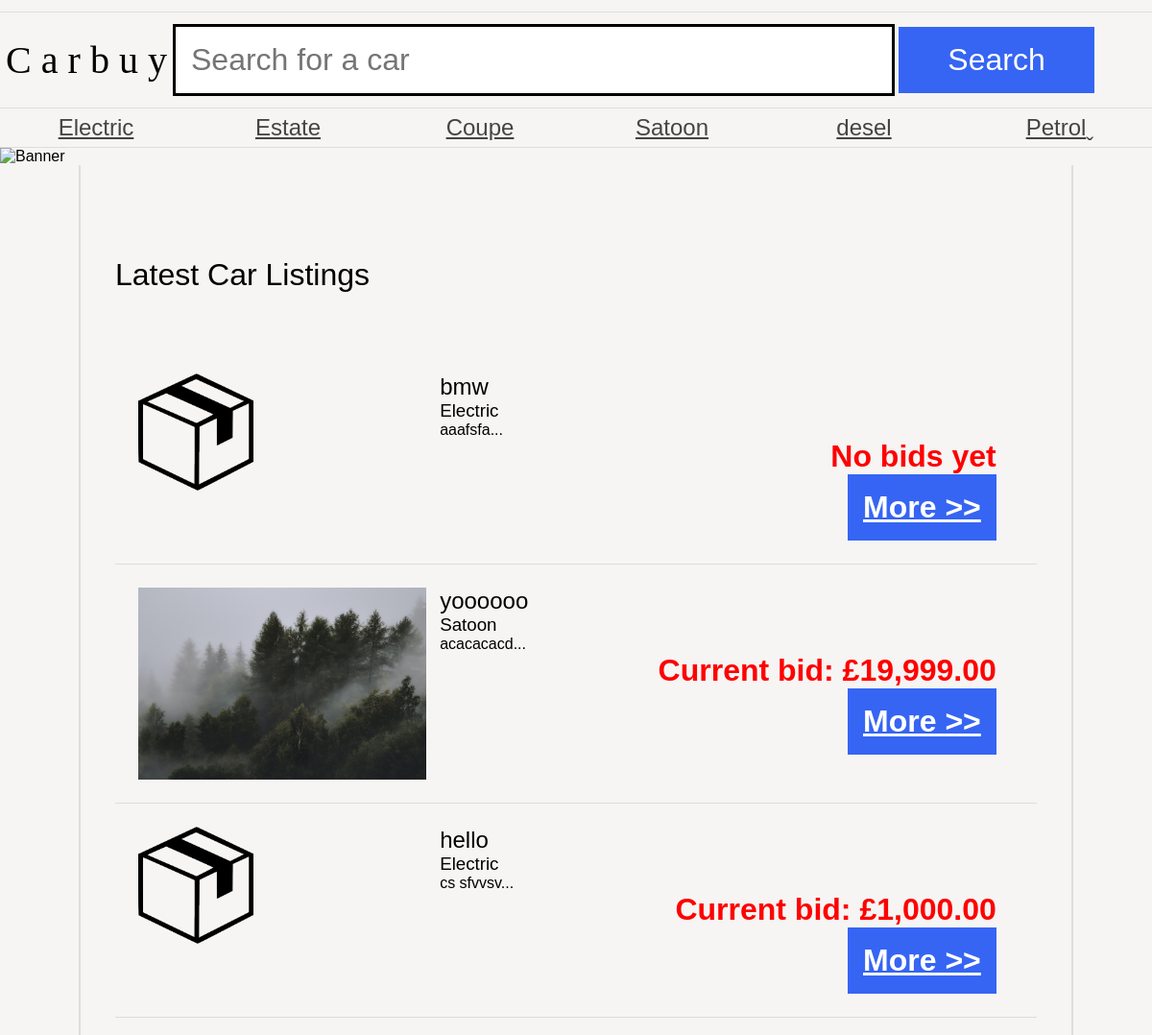
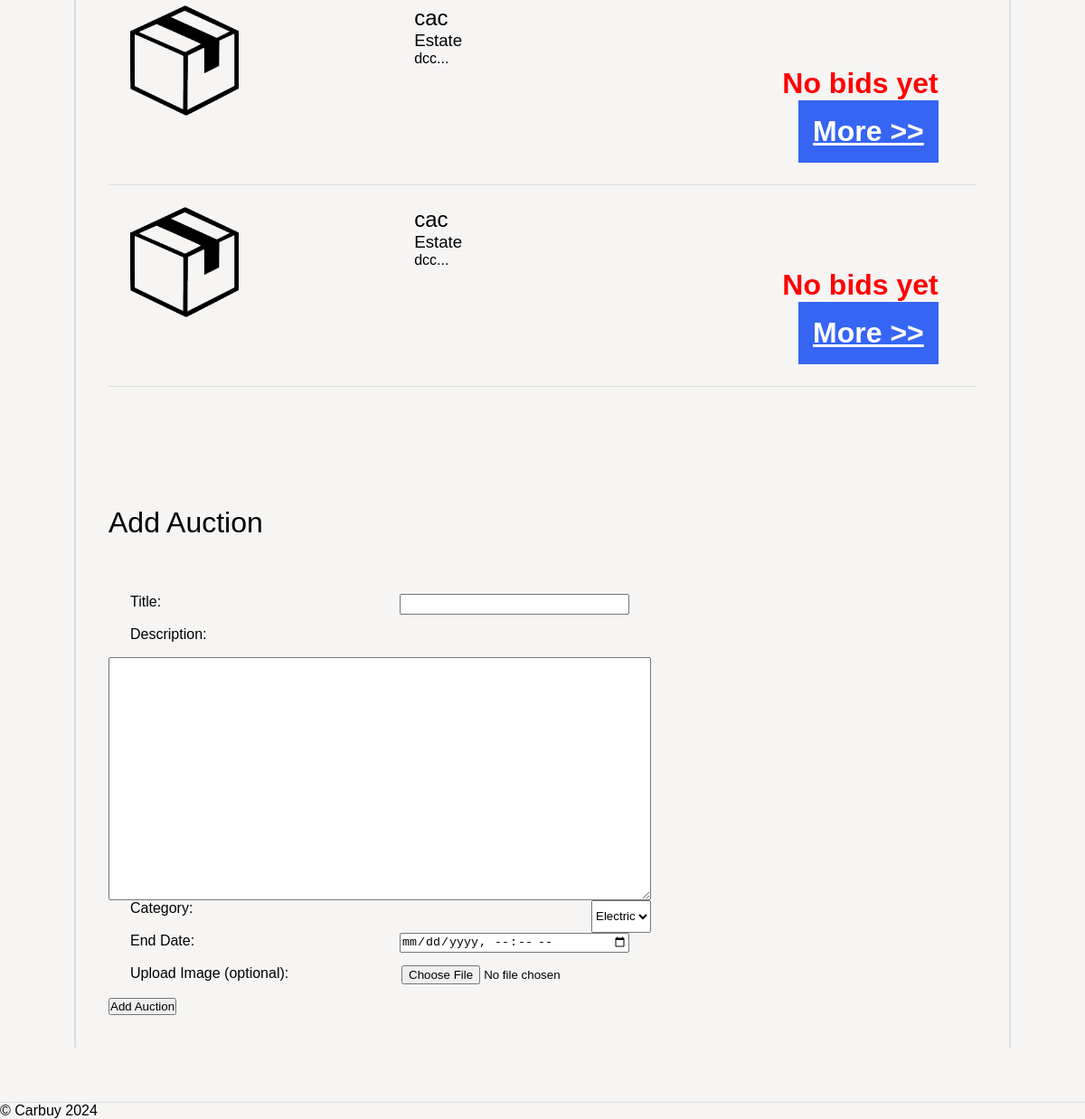
The app's page /as1/public/index.php with its own data (2 pictures, top to bottom).
### tables this page shows
CREATE TABLE `category` (
  `id` int NOT NULL AUTO_INCREMENT,
  `name` varchar(255) NOT NULL,
  PRIMARY KEY (`id`)
);

CREATE TABLE `auction` (
  `id` int NOT NULL AUTO_INCREMENT,
  `title` varchar(255) NOT NULL,
  `description` text NOT NULL,
  `categoryId` int NOT NULL,
  `userId` int NOT NULL,
  `endDate` datetime NOT NULL,
  `imagePath` varchar(255) NOT NULL,
  PRIMARY KEY (`id`),
  KEY `categoryId` (`categoryId`),
  KEY `userId` (`userId`),
  CONSTRAINT `auction_ibfk_1` FOREIGN KEY (`categoryId`) REFERENCES `category` (`id`),
  CONSTRAINT `auction_ibfk_2` FOREIGN KEY (`userId`) REFERENCES `user` (`id`)
);

### as1/public/index.php (the view, shortened to what this page needs)
<?php
require 'db.php';
$search = isset($_GET['search']) ? trim($_GET['search']) : '';
if ($search !== '') {
    $stmt = $pdo->prepare("
        SELECT auction.*, category.name AS categoryName
        FROM auction
        JOIN category ON auction.categoryId = category.id
        WHERE auction.title LIKE :search OR auction.description LIKE :search
        ORDER BY endDate ASC
    ");
    $stmt->execute(['search' => '%' . $search . '%']);
} else {
    $stmt = $pdo->query("
        SELECT auction.*, category.name AS categoryName
        FROM auction
        JOIN category ON auction.categoryId = category.id
        ORDER BY endDate ASC
        LIMIT 10
    ");
}
$auctions = $stmt->fetchAll();
$catStmt = $pdo->query("SELECT * FROM category");
$categories = $catStmt->fetchAll();
?>
<!DOCTYPE html>
<html>
<head>
    <link rel="stylesheet" href="carbuy.css" />
</head>
<body>
<?php require 'header.php'; ?>
<nav>
    <ul>
        <?php foreach ($categories as $cat): ?>
            <li><a class="categoryLink" href="category.php?id=<?= $cat['id'] ?>">
                <?= htmlspecialchars($cat['name']) ?>
            </a></li>
        <?php endforeach; ?>
    </ul>
</nav>
<img src="banners/1.jpg" alt="Banner" />
<main>
    <h1>Latest Car Listings</h1>
    <ul class="carList">
        <?php foreach ($auctions as $auction): ?>
            <li>
                <?php if (!empty($auction['imagePath']) && file_exists($auction['imagePath'])): ?>
                    <img src="<?= htmlspecialchars($auction['imagePath']) ?>" alt="<?= htmlspecialchars($auction['title']) ?>" style="max-width:300px; height:auto;">
                <?php else: ?>
                    <img src="car.png" alt="<?= htmlspecialchars($auction['title']) ?>">
                <?php endif; ?>
                <article>
                    <h2 style="margin-left: 150px;"><?= htmlspecialchars($auction['title']) ?></h2>
                    <h3 style="margin-left: 150px;"><?= htmlspecialchars($auction['categoryName']) ?></h3>
                    <p style="margin-left: 150px;">
                        <?= nl2br(htmlspecialchars(substr($auction['description'], 0, 200))) ?>...
                    </p>
                    <p class="price">
                        <?php
                        $bidStmt = $pdo->prepare("SELECT MAX(amount) AS maxBid FROM bid WHERE auctionId = ?");
                        $bidStmt->execute([$auction['id']]);
                        $bid = $bidStmt->fetch();
                        echo $bid && $bid['maxBid'] ?
                            "Current bid: £" . number_format($bid['maxBid'], 2) :
                            "No bids yet";
                        ?>
                    </p>
                    <a href="auction.php?id=<?= $auction['id'] ?>" class="more auctionLink">More &gt;&gt;</a>
                </article>
            </li>
        <?php endforeach; ?>
    </ul>
</main>
<?php require 'addAuction.php'; ?>
<?php require 'footer.php'; ?>
</body>
</html>

### as1/public/header.php (shortened to what this page needs)
<!DOCTYPE html>
<html>
<head>
    <link rel="stylesheet" href="carbuy.css" />
</head>
<body>
<header>
    <h1>
        <span class="C">C</span>
        <span class="a">a</span>
        <span class="r">r</span>
        <span class="b">b</span>
        <span class="u">u</span>
        <span class="y">y</span>
    </h1>
    <?php
    $currentPage = basename($_SERVER['PHP_SELF']);
    $searchValue = isset($_GET['search']) ? htmlspecialchars($_GET['search']) : '';
    ?>
    <form action="<?= htmlspecialchars($currentPage) ?>" method="get">
        <input type="text" name="search" placeholder="Search for a car" value="<?= $searchValue ?>" />
        <input type="submit" value="Search" />
    </form>
</header>
</body>
</html>

### as1/public/addAuction.php (shortened to what this page needs)
<?php
require 'db.php';
$categories = $pdo->query("SELECT * FROM category")->fetchAll();
?>
<!DOCTYPE html>
<html>
<head>
    <link rel="stylesheet" href="carbuy.css" />
</head>
<body>
<main>
    <h1>Add Auction</h1>
    <form method="post" enctype="multipart/form-data">
        <label>Title:</label><br>
        <input type="text" name="title" required><br><br>
        <label>Description:</label><br>
        <textarea name="description" required></textarea><br><br>
        <label>Category:</label><br>
        <select name="category" required>
            <?php foreach ($categories as $cat): ?>
                <option value="<?= $cat['id'] ?>"><?= htmlspecialchars($cat['name']) ?></option>
            <?php endforeach; ?>
        </select><br><br>
        <label>End Date:</label><br>
        <input type="datetime-local" name="endDate" required><br><br>
        <label>Upload Image (optional):</label><br>
        <input type="file" name="image" accept="image/*"><br><br>
        <button type="submit">Add Auction</button>
    </form>
</main>
</body>
</html>

### as1/public/footer.php (shortened to what this page needs)
<html>
	<head>
		<link rel="stylesheet" href="carbuy.css" />
	</head>
    <body>
			<footer>
				&copy; Carbuy 2024
			</footer>
	</body>
</html>

### as1/public/carbuy.css (style rules this page uses)
* { margin: 0; padding: 0; }
body { font-family: 'Oxygen-Regular', sans-serif; background-color: #f6f5f4; max-width: 100vw; overflow-x: hidden; }
h1, h2, h3, h4 { font-weight: normal; }
a, a:visited { color: #444; }
header { margin-top: 1vw; font-family: 'Univers-Light-Normal'; display: grid; grid-template-columns: 15% 85%; align-items: center; padding-top: 1vw; padding-bottom: 1vw; border-top: 1px solid #ddd; border-bottom: 1px solid #ddd; }
header h1 { text-align: center; font-size: 2.5em; }
form { display: block; }
header form input[type=text] { border: 3px solid black; font-size: 2em; padding: 0.5em; width: 70%; }
body > img { width: 100vw; }
header form input[type=submit] { background-color: #3665f3; color: white; width: 20%; font-size: 2em; padding: 0.5em; cursor: pointer; border: 0; }
body > nav { border-bottom: 1px solid #ddd; }
body > nav ul li:last-child a:after { content: 'ˬ'; position: absolute; }
body > nav ul { display: flex; width: 100vw; list-style-type: none; }
body > nav ul li { flex: 1; }
body > nav ul li a { display: block; text-align: center; padding-top: 0.5vw; padding-bottom: 0.5vw; font-size: 1.5em; }
.carList { list-style-type: none; }
.carList li { padding: 2vw; border-bottom: 1px solid #ddd; display: grid; grid-template-columns: 18% 80%; }
.carList img { width: auto; display: block; max-width: 10vw; }
p.price { display: block; text-align: right; font-weight: bold; font-size: 2em; }
a.more { display: block; text-align: right; font-weight: bold; float: right; background-color: #3665f3; color: white; font-size: 2em; padding: 0.5em; cursor: pointer; }
main { padding: 3vw; display: block; overflow: hidden; width: 80vw; margin: auto; border-left: 2px solid #ddd; border-right: 2px solid #ddd; }
main h1 { margin-top: 5vw; margin-bottom: 5vw; }
textarea { width: 100%; height: 20em; }
.price { color: red; }
footer { margin-top: 5vw; border-top: 1px solid #ddd; }
main form { display: flex; flex-wrap: wrap; width: 50vw; }
main form label, main form input { flex-grow: 1; width: 20vw; margin-bottom: 1em; margin-right: 2vw; margin-left: 2vw; }

### records on screen
category: name "Electric"
category: name "Estate"
category: name "Coupe"
category: name "Satoon"
category: name "desel"
category: name "Petrol"
auction: title "bmw", categoryId.name "Electric", description "aaafsfa", shows "No bids yet"
auction: imagePath (picture), title "yoooooo", categoryId.name "Satoon", description "acacacacd", maxBid "19,999.00"
auction: title "hello", categoryId.name "Electric", description "cs sfvvsv", maxBid "1,000.00"
auction: title "cac", categoryId.name "Estate", description "dcc", shows "No bids yet"
auction: title "cac", categoryId.name "Estate", description "dcc", shows "No bids yet"

### other values on screen
form field category "Electric"
